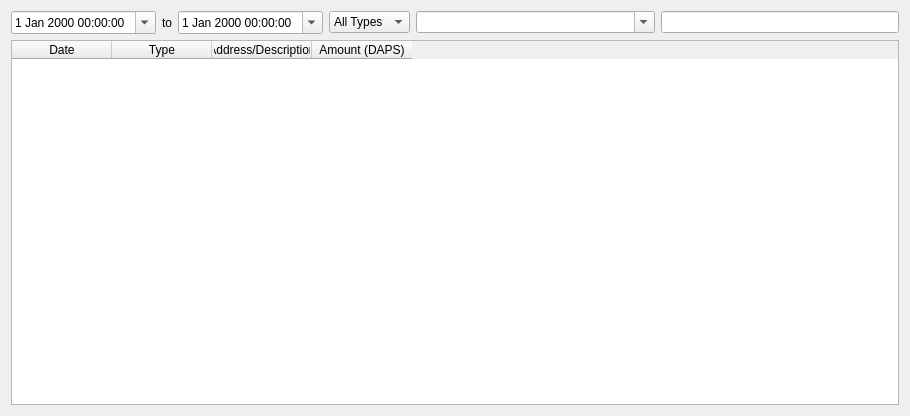
<?xml version="1.0" encoding="UTF-8"?>
<ui version="4.0">
 <class>HistoryPage</class>
 <widget class="QDialog" name="HistoryPage">
  <property name="geometry">
   <rect>
    <x>0</x>
    <y>0</y>
    <width>910</width>
    <height>416</height>
   </rect>
  </property>
  <layout class="QVBoxLayout" name="verticalLayout" stretch="0">
   <item>
    <layout class="QVBoxLayout" name="verticalLayout_2">
     <item>
      <layout class="QVBoxLayout" name="verticalLayout_3">
       <item>
        <layout class="QHBoxLayout" name="horizontalLayout_2">
         <item>
          <widget class="QDateTimeEdit" name="dateTimeEditFrom">
           <property name="sizePolicy">
            <sizepolicy hsizetype="Maximum" vsizetype="Fixed">
             <horstretch>0</horstretch>
             <verstretch>0</verstretch>
            </sizepolicy>
           </property>
           <property name="calendarPopup">
            <bool>true</bool>
           </property>
          </widget>
         </item>
         <item>
          <widget class="QLabel" name="label">
           <property name="sizePolicy">
            <sizepolicy hsizetype="Maximum" vsizetype="Preferred">
             <horstretch>0</horstretch>
             <verstretch>0</verstretch>
            </sizepolicy>
           </property>
           <property name="text">
            <string>to</string>
           </property>
          </widget>
         </item>
         <item>
          <widget class="QDateTimeEdit" name="dateTimeEditTo">
           <property name="sizePolicy">
            <sizepolicy hsizetype="Maximum" vsizetype="Fixed">
             <horstretch>0</horstretch>
             <verstretch>0</verstretch>
            </sizepolicy>
           </property>
           <property name="calendarPopup">
            <bool>true</bool>
           </property>
          </widget>
         </item>
         <item>
          <widget class="QComboBox" name="comboBoxType">
           <property name="sizePolicy">
            <sizepolicy hsizetype="Maximum" vsizetype="Maximum">
             <horstretch>0</horstretch>
             <verstretch>0</verstretch>
            </sizepolicy>
           </property>
           <item>
            <property name="text">
             <string>All Types</string>
            </property>
           </item>
           <item>
            <property name="text">
             <string>Sent</string>
            </property>
           </item>
           <item>
            <property name="text">
             <string>Received</string>
            </property>
           </item>
          </widget>
         </item>
         <item>
          <widget class="QComboBox" name="lineEditDesc">
           <property name="sizePolicy">
            <sizepolicy hsizetype="Preferred" vsizetype="Fixed">
             <horstretch>0</horstretch>
             <verstretch>0</verstretch>
            </sizepolicy>
           </property>
           <property name="editable">
                <bool>true</bool>
            </property>
          </widget>
         </item>
         <item>
          <widget class="QLineEdit" name="lineEditAmount">
           <property name="sizePolicy">
            <sizepolicy hsizetype="Preferred" vsizetype="Fixed">
             <horstretch>0</horstretch>
             <verstretch>0</verstretch>
            </sizepolicy>
           </property>
          </widget>
         </item>
        </layout>
       </item>
      </layout>
     </item>
     <item>
      <widget class="QTableWidget" name="tableView">
       <property name="sizePolicy">
        <sizepolicy hsizetype="Expanding" vsizetype="Expanding">
         <horstretch>0</horstretch>
         <verstretch>0</verstretch>
        </sizepolicy>
       </property>
       <property name="editTriggers">
        <set>QAbstractItemView::NoEditTriggers</set>
       </property>
       <property name="alternatingRowColors">
        <bool>true</bool>
       </property>
       <property name="selectionMode">
        <enum>QAbstractItemView::SingleSelection</enum>
       </property>
       <property name="selectionBehavior">
        <enum>QAbstractItemView::SelectRows</enum>
       </property>
       <property name="showGrid">
        <bool>false</bool>
       </property>
       <property name="sortingEnabled">
        <bool>true</bool>
       </property>
       <property name="cornerButtonEnabled">
        <bool>false</bool>
       </property>
       <attribute name="horizontalHeaderCascadingSectionResizes">
        <bool>false</bool>
       </attribute>
       <attribute name="verticalHeaderVisible">
        <bool>false</bool>
       </attribute>
       <column>
        <property name="text">
         <string>Date</string>
        </property>
       </column>
       <column>
        <property name="text">
         <string>Type</string>
        </property>
       </column>
       <column>
        <property name="text">
         <string>Address/Description</string>
        </property>
       </column>
       <column>
        <property name="text">
         <string>Amount (DAPS)</string>
        </property>
       </column>
      </widget>
     </item>
    </layout>
   </item>
  </layout>
 </widget>
 <resources/>
 <connections/>
</ui>
